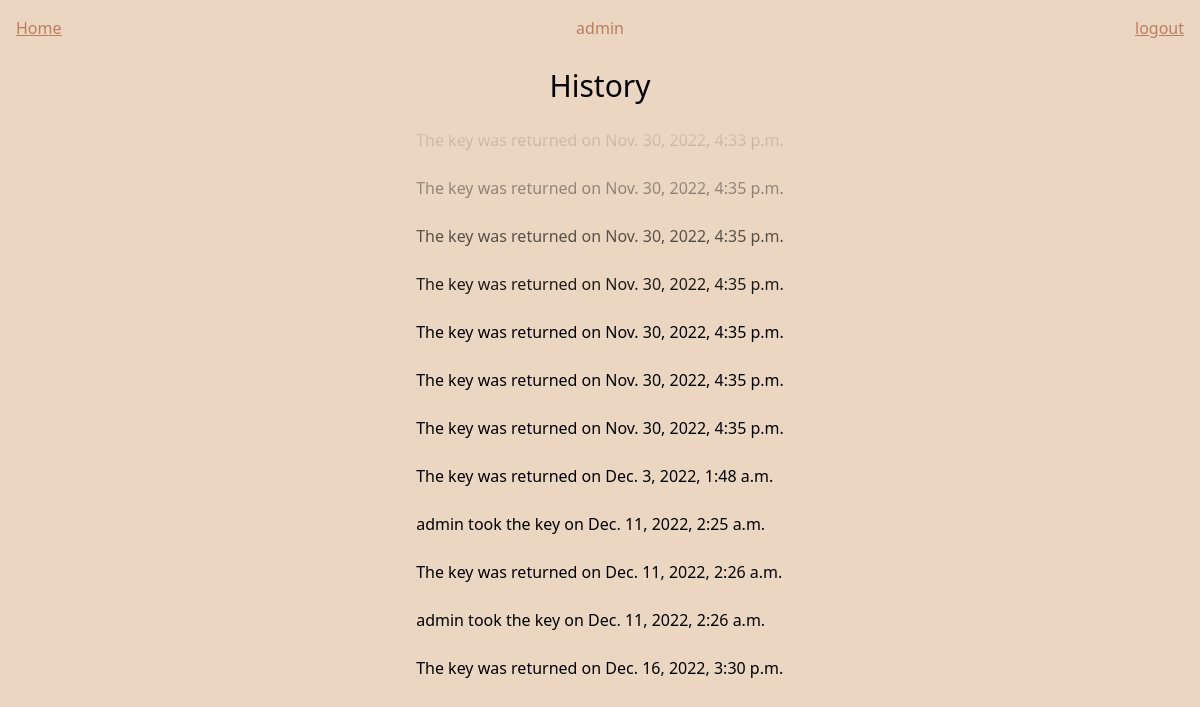
Page /history/ (signed in) on the committed database.
### keyTracker/models.py (models this page shows, shortened)
class Key(models.Model):
    keyHolder = models.ForeignKey(
        User, on_delete=models.CASCADE, blank=True, null=True)
    isReturned = models.BooleanField(default=True)
    time = models.DateTimeField(auto_now_add=True)

### keyTracker/views.py (the view)
# urls.py: path("history/", views.history, name="history"),
def history(request):
    if request.user.is_authenticated and is_member(user=request.user, group='DI'):
        keys = Key.objects.all().order_by('-time')[:12]
        return render(request=request,
                      template_name='keyTracker/history.html',
                      context={"keys": keys})
    else:
        return redirect('keyTracker:homepage')

### keyTracker/views.py (called while the page is built)
def is_member(user, group):
    return user.groups.filter(name=group).exists()

### keyTracker/templates/keyTracker/history.html
{% extends 'keyTracker/components/main.html' %}
{% block body %}
{% include 'keyTracker/components/nav.html' with link="homepage"%}
<div class="flex flex-col place-items-center">
<div class="text-3xl my-3">
    <h1>History</h1>
</div>
<div class="relative">
    <div class="h-48 bg-gradient-to-b from-backgroundcolor to-transparent w-full absolute z-10"></div>
    <div class="flex flex-col">
        {% for key in keys reversed  %}
        <div class="rounded my-1 p-2 bg-backgroundgreen">
            {% if not key.isReturned %}
                {{ key.keyHolder }} took the key on {{ key.time }}
            </div>
            {% else %}
                The key was returned on {{ key.time }}
            </div>
            {% endif %}
            {% endfor %}
    </div>
</div>
{% endblock body %}

### keyTracker/templates/keyTracker/components/main.html (shortened to what this page needs)
<!DOCTYPE html>
<html lang="en">
<head>
  {% load static %}
  <link rel="stylesheet" href="{% static 'keyTracker/css/output.css' %}">
</head>
<body class="bg-backgroundcolor">
    {% block body %}
    {% endblock %}
</div>
</body>
</html>

### keyTracker/templates/keyTracker/components/nav.html (shortened to what this page needs)
<nav class="p-4">
<div class="flex items-center justify-center text-brownsugar">
  <div class="flex-1 underline">
    {% if user.is_staff %}
      {% if "homepage" in link %}
        <a href="{% url 'keyTracker:homepage' %}">Home</a>
      {% elif "dashboard" in link %}
        <a href="{% url 'keyTracker:dashboard' %}">Dashboard</a>
        {% endif %}
    {% endif %}
  </div>
  <div>{{ user.get_username }}</div>
  <div class="flex-1">
    <div class="w-max ml-auto underline "><a href="{% url 'keyTracker:logout' %}">logout</a></div>
  </div>
</div>
</nav>

### rows in the picture
Key: time "Nov. 30, 2022, 4:33 p.m."
Key: time "Nov. 30, 2022, 4:35 p.m."
Key: time "Nov. 30, 2022, 4:35 p.m."
Key: time "Nov. 30, 2022, 4:35 p.m."
Key: time "Nov. 30, 2022, 4:35 p.m."
Key: time "Nov. 30, 2022, 4:35 p.m."
Key: time "Nov. 30, 2022, 4:35 p.m."
Key: time "Dec. 3, 2022, 1:48 a.m."
Key: keyHolder "admin", time "Dec. 11, 2022, 2:25 a.m."
Key: time "Dec. 11, 2022, 2:26 a.m."
Key: keyHolder "admin", time "Dec. 11, 2022, 2:26 a.m."
Key: time "Dec. 16, 2022, 3:30 p.m."

### other values in the picture
{{ user.get_username }} "admin"
